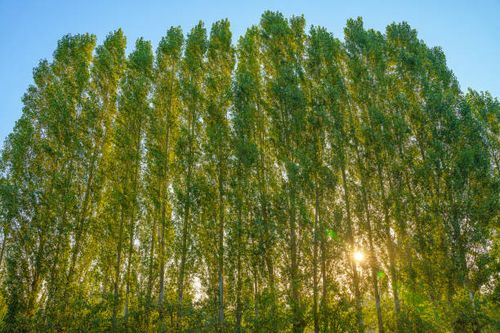
#> input picture Assignment 14/nature.jpg, 500 x 333 px
$ python Lecture13.py
#> lines starting #> are read from the running program, lines starting #| are printed output that depends on the picture
import cv2
import numpy as np

img=cv2.imread("nature.jpg")
#> img is the input picture: shape (333, 500, 3); mean B, G, R 69.6, 118.8, 103.1

column=img.shape[1]
#> column = 500
row=img.shape[0]
#> row = 333

s=np.float32([(1,0,100),(0,1,50)])
shifted=cv2.warpAffine(img,s,(column,row))
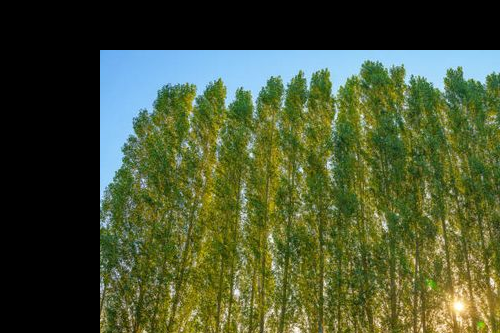
#> shifted: shape (333, 500, 3); mean B, G, R 50.2, 83.1, 71.9

cv2.imshow("Original Image", img)
cv2.imshow("Shifted Image", shifted)
cv2.waitKey(0)
cv2.destroyAllWindows()
